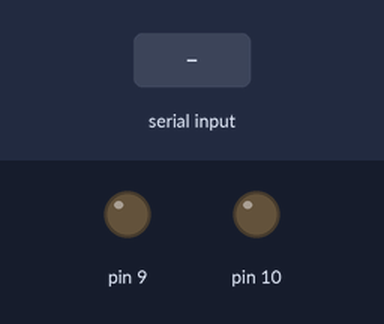
Recording of a sketch running on a simulated Arduino Uno, built with avr-gcc and run on an emulated ATmega328P. On the bench: output pins drawn as LEDs (lit = HIGH). The inputs (shaded band) are chosen by the test bench.

Above: at 1.2 s.
1.3 s: "90,45\n" received over Serial
At 3.1 s:
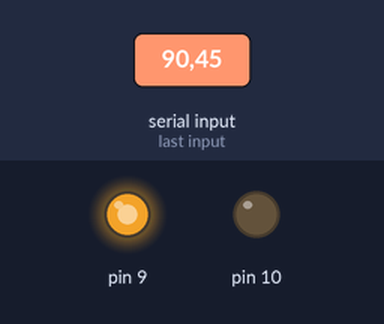
3.8 s: "30,150\n" received over Serial
At 5.1 s:
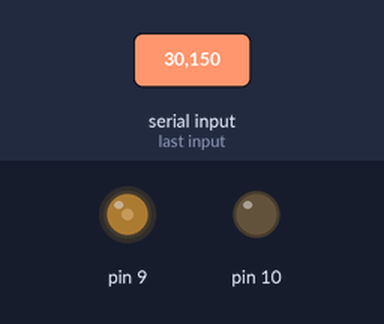
6.3 s: "5\n" received over Serial
At 8.0 s:
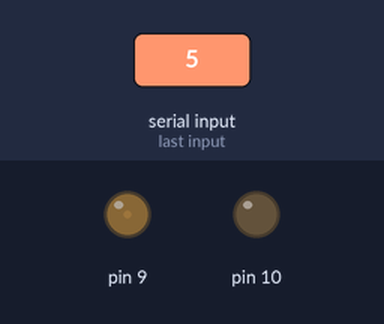
8.8 s: "90\n" received over Serial
At 11.2 s:
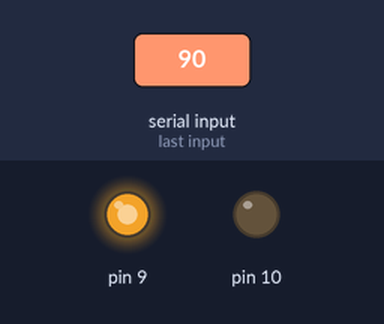
Timing chart, 0 to 12.3 s (numbered marks = the images above; inputs shaded):
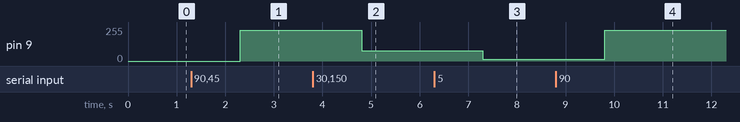

The sketch:

FASTPWM_0.ino
```cpp
String a = "";
int b = 0;
void setup() {
pinMode(9, OUTPUT);
pinMode(10, OUTPUT);
TCCR1A = 0;
TCCR1B = 0;
TCCR1A |= (1<<WGM10) | (1<<COM1A1) | (1<<COM1B1);
TCCR1B |= (1<<CS10) | (1<<WGM12);
Serial.begin(9600);
}

void loop() {
while(Serial.available()) {
a= Serial.readString();
}
b = map(a.toInt(),0,100,0,255);
OCR1A = b;
}
```

Measured:
- after the input at 1.3 s, pin 9: 0/255 → 229/255 after 1.0 s
- after the input at 3.8 s, pin 9: 229/255 → 76/255 after 1.0 s
- after the input at 6.3 s, pin 9: 76/255 → 12/255 after 1.0 s
- after the input at 8.8 s, pin 9: 12/255 → 229/255 after 1.0 s
